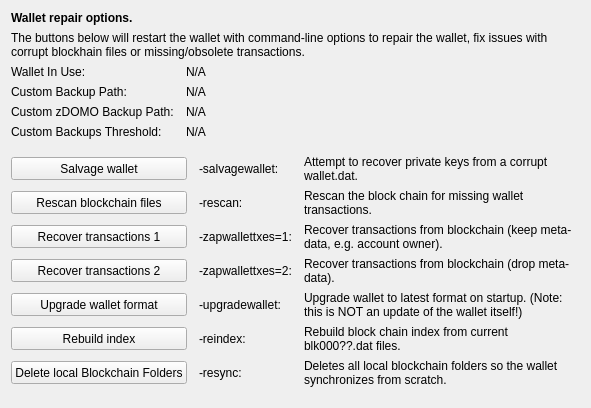
     <widget class="QWidget" name="tab_repair">
      <attribute name="title">
       <string>&amp;Wallet Repair</string>
      </attribute>
      <layout class="QGridLayout" name="gridLayout_4" columnstretch="0,0,0,0">
       <property name="horizontalSpacing">
        <number>12</number>
       </property>
       <item row="0" column="0" colspan="4">
        <widget class="QLabel" name="label_repair_header">
         <property name="font">
          <font>
           <weight>75</weight>
           <bold>true</bold>
          </font>
         </property>
         <property name="text">
          <string>Wallet repair options.</string>
         </property>
        </widget>
       </item>
       <item row="1" column="0" colspan="4">
        <widget class="QLabel" name="label_repair_helptext">
         <property name="font">
          <font>
           <weight>50</weight>
           <bold>false</bold>
          </font>
         </property>
         <property name="text">
          <string>The buttons below will restart the wallet with command-line options to repair the wallet, fix issues with corrupt blockhain files or missing/obsolete transactions.</string>
         </property>
         <property name="wordWrap">
          <bool>true</bool>
         </property>
        </widget>
       </item>
       <item row="2" column="0">
        <widget class="QLabel" name="wallet_path_label">
         <property name="text">
          <string>Wallet In Use:</string>
         </property>
        </widget>
       </item>
       <item row="2" column="1" colspan="3">
        <widget class="QLabel" name="wallet_path">
         <property name="cursor">
          <cursorShape>IBeamCursor</cursorShape>
         </property>
         <property name="text">
          <string>N/A</string>
         </property>
         <property name="textFormat">
          <enum>Qt::PlainText</enum>
         </property>
         <property name="textInteractionFlags">
          <set>Qt::LinksAccessibleByMouse|Qt::TextSelectableByKeyboard|Qt::TextSelectableByMouse</set>
         </property>
        </widget>
       </item>
       <item row="3" column="0">
        <widget class="QLabel" name="wallet_custombackuppath_label">
         <property name="text">
          <string>Custom Backup Path:</string>
         </property>
         <property name="visible">
          <bool>false</bool>
         </property>
        </widget>
       </item>
       <item row="3" column="1" colspan="3">
        <widget class="QLabel" name="wallet_custombackuppath">
         <property name="cursor">
          <cursorShape>IBeamCursor</cursorShape>
         </property>
         <property name="text">
          <string>N/A</string>
         </property>
         <property name="textFormat">
          <enum>Qt::PlainText</enum>
         </property>
         <property name="textInteractionFlags">
          <set>Qt::LinksAccessibleByMouse|Qt::TextSelectableByKeyboard|Qt::TextSelectableByMouse</set>
         </property>
         <property name="visible">
          <bool>false</bool>
         </property>
        </widget>
       </item>
       <item row="4" column="0">
        <widget class="QLabel" name="wallet_customzpivbackuppath_label">
         <property name="text">
          <string>Custom zDOMO Backup Path:</string>
         </property>
         <property name="visible">
          <bool>false</bool>
         </property>
        </widget>
       </item>
       <item row="4" column="1" colspan="3">
        <widget class="QLabel" name="wallet_customzpivbackuppath">
         <property name="cursor">
          <cursorShape>IBeamCursor</cursorShape>
         </property>
         <property name="text">
          <string>N/A</string>
         </property>
         <property name="textFormat">
          <enum>Qt::PlainText</enum>
         </property>
         <property name="textInteractionFlags">
          <set>Qt::LinksAccessibleByMouse|Qt::TextSelectableByKeyboard|Qt::TextSelectableByMouse</set>
         </property>
         <property name="visible">
          <bool>false</bool>
         </property>
        </widget>
       </item>
       <item row="5" column="0">
        <widget class="QLabel" name="wallet_custombackupthreshold_label">
         <property name="text">
          <string>Custom Backups Threshold:</string>
         </property>
         <property name="visible">
          <bool>false</bool>
         </property>
        </widget>
       </item>
       <item row="5" column="1" colspan="3">
        <widget class="QLabel" name="wallet_custombackupthreshold">
         <property name="cursor">
          <cursorShape>IBeamCursor</cursorShape>
         </property>
         <property name="text">
          <string>N/A</string>
         </property>
         <property name="textFormat">
          <enum>Qt::PlainText</enum>
         </property>
         <property name="textInteractionFlags">
          <set>Qt::LinksAccessibleByMouse|Qt::TextSelectableByKeyboard|Qt::TextSelectableByMouse</set>
         </property>
         <property name="visible">
          <bool>false</bool>
         </property>
        </widget>
       </item>
       <item row="6" column="0">
        <spacer name="verticalSpacer_repair1">
         <property name="orientation">
          <enum>Qt::Vertical</enum>
         </property>
         <property name="sizeHint" stdset="0">
          <size>
           <width>10</width>
           <height>10</height>
          </size>
         </property>
        </spacer>
       </item>
       <item row="7" column="0" colspan="2">
        <widget class="QPushButton" name="btn_salvagewallet">
         <property name="minimumSize">
          <size>
           <width>100</width>
           <height>23</height>
          </size>
         </property>
         <property name="text">
          <string>Salvage wallet</string>
         </property>
        </widget>
       </item>
       <item row="7" column="2">
        <widget class="QLabel" name="label_repair_salvage_command">
         <property name="text">
          <string notr="true">-salvagewallet:</string>
         </property>
        </widget>
       </item>
       <item row="7" column="3">
        <widget class="QLabel" name="label_repair_salvage">
         <property name="text">
          <string>Attempt to recover private keys from a corrupt wallet.dat.</string>
         </property>
         <property name="wordWrap">
          <bool>true</bool>
         </property>
        </widget>
       </item>
       <item row="8" column="0" colspan="2">
        <widget class="QPushButton" name="btn_rescan">
         <property name="minimumSize">
          <size>
           <width>100</width>
           <height>23</height>
          </size>
         </property>
         <property name="text">
          <string>Rescan blockchain files</string>
         </property>
        </widget>
       </item>
       <item row="8" column="2">
        <widget class="QLabel" name="label_repair_rescan_command">
         <property name="text">
          <string notr="true">-rescan:</string>
         </property>
        </widget>
       </item>
       <item row="8" column="3">
        <widget class="QLabel" name="label_repair_rescan">
         <property name="text">
          <string>Rescan the block chain for missing wallet transactions.</string>
         </property>
         <property name="wordWrap">
          <bool>true</bool>
         </property>
        </widget>
       </item>
       <item row="9" column="0" colspan="2">
        <widget class="QPushButton" name="btn_zapwallettxes1">
         <property name="minimumSize">
          <size>
           <width>100</width>
           <height>23</height>
          </size>
         </property>
         <property name="text">
          <string>Recover transactions 1</string>
         </property>
        </widget>
       </item>
       <item row="9" column="2">
        <widget class="QLabel" name="label_repair_zap1_command">
         <property name="text">
          <string notr="true">-zapwallettxes=1:</string>
         </property>
        </widget>
       </item>
       <item row="9" column="3">
        <widget class="QLabel" name="label_repair_zap1">
         <property name="text">
          <string>Recover transactions from blockchain (keep meta-data, e.g. account owner).</string>
         </property>
         <property name="wordWrap">
          <bool>true</bool>
         </property>
        </widget>
       </item>
       <item row="10" column="0" colspan="2">
        <widget class="QPushButton" name="btn_zapwallettxes2">
         <property name="minimumSize">
          <size>
           <width>100</width>
           <height>23</height>
          </size>
         </property>
         <property name="text">
          <string>Recover transactions 2</string>
         </property>
        </widget>
       </item>
       <item row="10" column="2">
        <widget class="QLabel" name="label_repair_zap2_command">
         <property name="text">
          <string notr="true">-zapwallettxes=2:</string>
         </property>
        </widget>
       </item>
       <item row="10" column="3">
        <widget class="QLabel" name="label_repair_zap2">
         <property name="text">
          <string>Recover transactions from blockchain (drop meta-data).</string>
         </property>
         <property name="wordWrap">
          <bool>true</bool>
         </property>
        </widget>
       </item>
       <item row="11" column="0" colspan="2">
        <widget class="QPushButton" name="btn_upgradewallet">
         <property name="minimumSize">
          <size>
           <width>100</width>
           <height>23</height>
          </size>
         </property>
         <property name="text">
          <string>Upgrade wallet format</string>
         </property>
        </widget>
       </item>
       <item row="11" column="2">
        <widget class="QLabel" name="label_repair_upgrade_command">
         <property name="text">
          <string notr="true">-upgradewallet:</string>
         </property>
        </widget>
       </item>
       <item row="11" column="3">
        <widget class="QLabel" name="label_repair_upgrade">
         <property name="text">
          <string>Upgrade wallet to latest format on startup. (Note: this is NOT an update of the wallet itself!)</string>
         </property>
         <property name="wordWrap">
          <bool>true</bool>
         </property>
        </widget>
       </item>
       <item row="12" column="0" colspan="2">
        <widget class="QPushButton" name="btn_reindex">
         <property name="minimumSize">
          <size>
           <width>100</width>
           <height>23</height>
          </size>
         </property>
         <property name="text">
          <string>Rebuild index</string>
         </property>
        </widget>
       </item>
       <item row="12" column="2">
        <widget class="QLabel" name="label_repair_reindex_command">
         <property name="text">
          <string notr="true">-reindex:</string>
         </property>
        </widget>
       </item>
       <item row="12" column="3">
        <widget class="QLabel" name="label_repair_reindex">
         <property name="text">
          <string>Rebuild block chain index from current blk000??.dat files.</string>
         </property>
         <property name="wordWrap">
          <bool>true</bool>
         </property>
        </widget>
       </item>
       <item row="13" column="0" colspan="2">
        <widget class="QPushButton" name="btn_resync">
         <property name="minimumSize">
          <size>
           <width>100</width>
           <height>23</height>
          </size>
         </property>
         <property name="text">
          <string>Delete local Blockchain Folders</string>
         </property>
        </widget>
       </item>
       <item row="13" column="2">
        <widget class="QLabel" name="label_repair_resync_command">
         <property name="text">
          <string>-resync:</string>
         </property>
        </widget>
       </item>
       <item row="13" column="3">
        <widget class="QLabel" name="label_repair_resync">
         <property name="text">
          <string>Deletes all local blockchain folders so the wallet synchronizes from scratch.</string>
         </property>
         <property name="wordWrap">
          <bool>true</bool>
         </property>
        </widget>
       </item>
       <item row="14" column="0">
        <spacer name="verticalSpacer_repair2">
         <property name="orientation">
          <enum>Qt::Vertical</enum>
         </property>
         <property name="sizeHint" stdset="0">
          <size>
           <width>20</width>
           <height>10</height>
          </size>
         </property>
        </spacer>
       </item>
      </layout>
     </widget>
